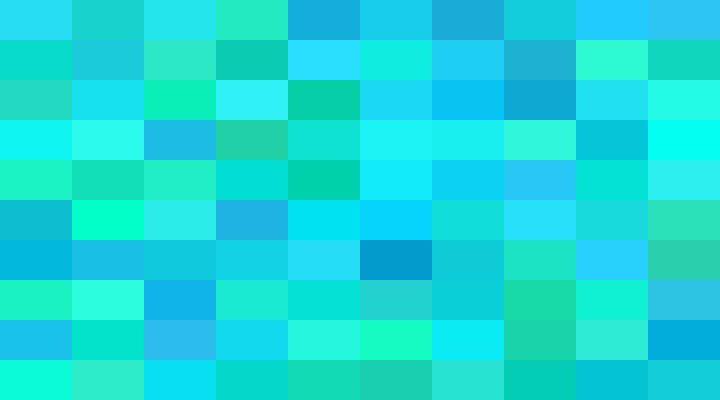
Frame 1 (no input)
Frame 2 (the mouse pressed at the canvas centre, redrawn once): identical to frame 1, image omitted

The p5.js sketch that drew this single still picture (run headless with seeded random() and noise() and a simulated clock; the mouse was pressed at the canvas centre and the sketch redrawn once):

// p5.js sketch
// ── sketch.js
/////////////////////////////////////
// COURSERA GRAPHICS PROGRAMMING
/////////////////////////////////////
function setup() {
    createCanvas(720, 400);
    colorMode(HSB);
    noStroke();
    
    var brickWidth = 72;
    var brickHeight = 40;
    
    var hueStart = 180;
    var variation = 15;
    
    for(var i=0; i<width; i+=72)
    {
      for(var j=0; j<height; j+=brickHeight)
      {
        
        push();
          
          var randVar = random(-variation , variation);
          
          fill(hueStart + randVar , random(80, 100) , random(80, 100));
          rect(i, j, brickWidth, brickHeight)
        
        pop();
        
      }
    }

    noLoop();
    
    
    /*var brickWidth = 72;
    var brickHeight = 40;

    var hueRoot = 30;
    var variation = 15;

    for (var x = 0; x <= width; x += brickWidth) {
        for (var y = 0; y <= height; y += brickHeight) {

            // procedural gen with color harmony
            var randVar = random(-variation, variation);
            fill(hueRoot + randVar, random(80, 100), random(50, 100));

            // random gen - no harmony
            // fill(random(360), 100, 100);
            rect(x, y, brickWidth, brickHeight);
        }
    }*/
}
/////////////////////////////////////////////////////////
function draw() {
    //do nothing
}
